Frame 1 (no input): blank canvas, image omitted
Frame 60 (the mouse pressed at the canvas centre just before this capture): blank canvas, image omitted
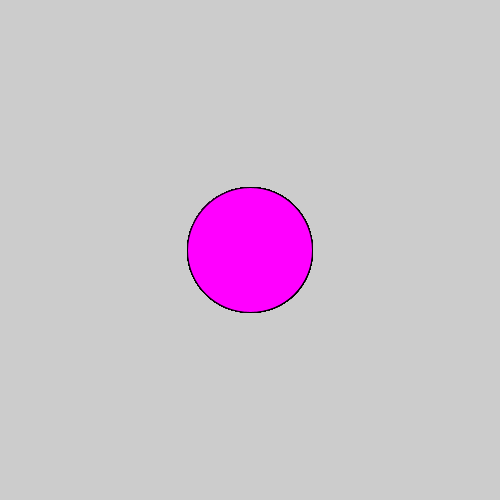
Frame 120 (the mouse held since frame 60 and released just before this capture)

The Processing sketch whose frames 1 and 60 were blank and that drew this single picture after the mouse press (run headless with seeded random() and noise(); from frame 60 on, the mouse is pressed at the canvas centre):

// Processing sketch: code_thingy
// ── code_thingy.pde
void setup() {
  size(500,500);
}

void draw() {
   face(mouseX, mouseY);
  if(mousePressed == true){
  fill(255,0,255);
}
}
void face(int x, int y){
  ellipse(x,y,mouseX/2,mouseY/2);
  fill(mouseX,150,mouseY);
}
